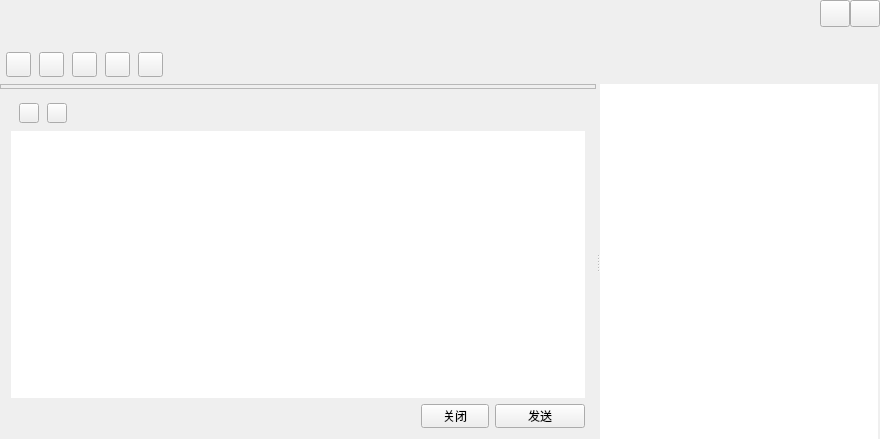
<?xml version="1.0" encoding="UTF-8"?>
<ui version="4.0">
 <class>TalkWindow</class>
 <widget class="QWidget" name="TalkWindow">
  <property name="geometry">
   <rect>
    <x>0</x>
    <y>0</y>
    <width>880</width>
    <height>439</height>
   </rect>
  </property>
  <property name="windowTitle">
   <string>TalkWindow</string>
  </property>
  <layout class="QVBoxLayout" name="verticalLayout_6">
   <property name="spacing">
    <number>0</number>
   </property>
   <property name="leftMargin">
    <number>0</number>
   </property>
   <property name="topMargin">
    <number>0</number>
   </property>
   <property name="rightMargin">
    <number>0</number>
   </property>
   <property name="bottomMargin">
    <number>0</number>
   </property>
   <item>
    <widget class="QWidget" name="titleWidget" native="true">
     <property name="sizePolicy">
      <sizepolicy hsizetype="Expanding" vsizetype="Fixed">
       <horstretch>0</horstretch>
       <verstretch>0</verstretch>
      </sizepolicy>
     </property>
     <property name="minimumSize">
      <size>
       <width>0</width>
       <height>84</height>
      </size>
     </property>
     <property name="maximumSize">
      <size>
       <width>16777215</width>
       <height>84</height>
      </size>
     </property>
     <property name="bottomskin" stdset="0">
      <bool>true</bool>
     </property>
     <layout class="QVBoxLayout" name="verticalLayout">
      <property name="spacing">
       <number>0</number>
      </property>
      <property name="leftMargin">
       <number>6</number>
      </property>
      <property name="topMargin">
       <number>0</number>
      </property>
      <property name="rightMargin">
       <number>0</number>
      </property>
      <property name="bottomMargin">
       <number>0</number>
      </property>
      <item>
       <layout class="QHBoxLayout" name="horizontalLayout">
        <property name="spacing">
         <number>0</number>
        </property>
        <item>
         <widget class="QLabel" name="nameLabel">
          <property name="sizePolicy">
           <sizepolicy hsizetype="Expanding" vsizetype="Fixed">
            <horstretch>0</horstretch>
            <verstretch>0</verstretch>
           </sizepolicy>
          </property>
          <property name="minimumSize">
           <size>
            <width>0</width>
            <height>27</height>
           </size>
          </property>
          <property name="maximumSize">
           <size>
            <width>16777215</width>
            <height>27</height>
           </size>
          </property>
          <property name="font">
           <font>
            <family>AcadEref</family>
            <pointsize>12</pointsize>
           </font>
          </property>
          <property name="text">
           <string/>
          </property>
         </widget>
        </item>
        <item>
         <widget class="QPushButton" name="sysmin">
          <property name="sizePolicy">
           <sizepolicy hsizetype="Fixed" vsizetype="Fixed">
            <horstretch>0</horstretch>
            <verstretch>0</verstretch>
           </sizepolicy>
          </property>
          <property name="minimumSize">
           <size>
            <width>30</width>
            <height>27</height>
           </size>
          </property>
          <property name="maximumSize">
           <size>
            <width>30</width>
            <height>27</height>
           </size>
          </property>
          <property name="focusPolicy">
           <enum>Qt::ClickFocus</enum>
          </property>
          <property name="statusTip">
           <string>最小化</string>
          </property>
          <property name="text">
           <string/>
          </property>
          <property name="iconSize">
           <size>
            <width>30</width>
            <height>30</height>
           </size>
          </property>
         </widget>
        </item>
        <item>
         <widget class="QPushButton" name="sysclose">
          <property name="sizePolicy">
           <sizepolicy hsizetype="Fixed" vsizetype="Fixed">
            <horstretch>0</horstretch>
            <verstretch>0</verstretch>
           </sizepolicy>
          </property>
          <property name="minimumSize">
           <size>
            <width>30</width>
            <height>27</height>
           </size>
          </property>
          <property name="maximumSize">
           <size>
            <width>30</width>
            <height>27</height>
           </size>
          </property>
          <property name="focusPolicy">
           <enum>Qt::ClickFocus</enum>
          </property>
          <property name="statusTip">
           <string>关闭</string>
          </property>
          <property name="text">
           <string/>
          </property>
          <property name="iconSize">
           <size>
            <width>30</width>
            <height>30</height>
           </size>
          </property>
         </widget>
        </item>
       </layout>
      </item>
      <item>
       <widget class="QLabel" name="signLabel">
        <property name="sizePolicy">
         <sizepolicy hsizetype="Expanding" vsizetype="Fixed">
          <horstretch>0</horstretch>
          <verstretch>0</verstretch>
         </sizepolicy>
        </property>
        <property name="maximumSize">
         <size>
          <width>16777215</width>
          <height>20</height>
         </size>
        </property>
        <property name="sizeIncrement">
         <size>
          <width>0</width>
          <height>20</height>
         </size>
        </property>
        <property name="font">
         <font>
          <family>AcadEref</family>
          <pointsize>10</pointsize>
         </font>
        </property>
        <property name="text">
         <string/>
        </property>
       </widget>
      </item>
      <item>
       <widget class="QWidget" name="funWidget" native="true">
        <property name="sizePolicy">
         <sizepolicy hsizetype="Expanding" vsizetype="Expanding">
          <horstretch>0</horstretch>
          <verstretch>0</verstretch>
         </sizepolicy>
        </property>
        <property name="minimumSize">
         <size>
          <width>0</width>
          <height>34</height>
         </size>
        </property>
        <property name="maximumSize">
         <size>
          <width>16777215</width>
          <height>600</height>
         </size>
        </property>
        <layout class="QHBoxLayout" name="horizontalLayout_2">
         <property name="spacing">
          <number>8</number>
         </property>
         <property name="leftMargin">
          <number>0</number>
         </property>
         <property name="topMargin">
          <number>0</number>
         </property>
         <property name="rightMargin">
          <number>6</number>
         </property>
         <property name="bottomMargin">
          <number>0</number>
         </property>
         <item>
          <widget class="QPushButton" name="addtoolbtn">
           <property name="sizePolicy">
            <sizepolicy hsizetype="Fixed" vsizetype="Fixed">
             <horstretch>0</horstretch>
             <verstretch>0</verstretch>
            </sizepolicy>
           </property>
           <property name="minimumSize">
            <size>
             <width>25</width>
             <height>25</height>
            </size>
           </property>
           <property name="maximumSize">
            <size>
             <width>25</width>
             <height>25</height>
            </size>
           </property>
           <property name="text">
            <string/>
           </property>
           <property name="hasborder" stdset="0">
            <bool>true</bool>
           </property>
          </widget>
         </item>
         <item>
          <widget class="QPushButton" name="addhumanBtn">
           <property name="sizePolicy">
            <sizepolicy hsizetype="Fixed" vsizetype="Fixed">
             <horstretch>0</horstretch>
             <verstretch>0</verstretch>
            </sizepolicy>
           </property>
           <property name="minimumSize">
            <size>
             <width>25</width>
             <height>25</height>
            </size>
           </property>
           <property name="maximumSize">
            <size>
             <width>25</width>
             <height>25</height>
            </size>
           </property>
           <property name="text">
            <string/>
           </property>
           <property name="hasborder" stdset="0">
            <bool>true</bool>
           </property>
          </widget>
         </item>
         <item>
          <widget class="QPushButton" name="appBtn">
           <property name="sizePolicy">
            <sizepolicy hsizetype="Fixed" vsizetype="Fixed">
             <horstretch>0</horstretch>
             <verstretch>0</verstretch>
            </sizepolicy>
           </property>
           <property name="minimumSize">
            <size>
             <width>25</width>
             <height>25</height>
            </size>
           </property>
           <property name="maximumSize">
            <size>
             <width>25</width>
             <height>25</height>
            </size>
           </property>
           <property name="text">
            <string/>
           </property>
           <property name="hasborder" stdset="0">
            <bool>true</bool>
           </property>
          </widget>
         </item>
         <item>
          <widget class="QPushButton" name="videoBtn">
           <property name="sizePolicy">
            <sizepolicy hsizetype="Fixed" vsizetype="Fixed">
             <horstretch>0</horstretch>
             <verstretch>0</verstretch>
            </sizepolicy>
           </property>
           <property name="minimumSize">
            <size>
             <width>25</width>
             <height>25</height>
            </size>
           </property>
           <property name="maximumSize">
            <size>
             <width>25</width>
             <height>25</height>
            </size>
           </property>
           <property name="text">
            <string/>
           </property>
           <property name="hasborder" stdset="0">
            <bool>true</bool>
           </property>
          </widget>
         </item>
         <item>
          <widget class="QPushButton" name="toolsetBtn">
           <property name="sizePolicy">
            <sizepolicy hsizetype="Fixed" vsizetype="Fixed">
             <horstretch>0</horstretch>
             <verstretch>0</verstretch>
            </sizepolicy>
           </property>
           <property name="minimumSize">
            <size>
             <width>25</width>
             <height>25</height>
            </size>
           </property>
           <property name="maximumSize">
            <size>
             <width>25</width>
             <height>25</height>
            </size>
           </property>
           <property name="text">
            <string/>
           </property>
           <property name="hasborder" stdset="0">
            <bool>true</bool>
           </property>
          </widget>
         </item>
         <item>
          <spacer name="horizontalSpacer">
           <property name="orientation">
            <enum>Qt::Horizontal</enum>
           </property>
           <property name="sizeHint" stdset="0">
            <size>
             <width>700</width>
             <height>20</height>
            </size>
           </property>
          </spacer>
         </item>
        </layout>
       </widget>
      </item>
     </layout>
    </widget>
   </item>
   <item>
    <widget class="QSplitter" name="splitter">
     <property name="sizePolicy">
      <sizepolicy hsizetype="Expanding" vsizetype="Expanding">
       <horstretch>0</horstretch>
       <verstretch>0</verstretch>
      </sizepolicy>
     </property>
     <property name="orientation">
      <enum>Qt::Horizontal</enum>
     </property>
     <widget class="QSplitter" name="bodySplitter">
      <property name="orientation">
       <enum>Qt::Vertical</enum>
      </property>
      <property name="handleWidth">
       <number>1</number>
      </property>
      <property name="childrenCollapsible">
       <bool>false</bool>
      </property>
      <widget class="QWidget" name="bodyWidget" native="true">
       <property name="sizePolicy">
        <sizepolicy hsizetype="Expanding" vsizetype="Expanding">
         <horstretch>0</horstretch>
         <verstretch>0</verstretch>
        </sizepolicy>
       </property>
       <layout class="QVBoxLayout" name="verticalLayout_4">
        <property name="spacing">
         <number>0</number>
        </property>
        <property name="leftMargin">
         <number>0</number>
        </property>
        <property name="topMargin">
         <number>0</number>
        </property>
        <property name="rightMargin">
         <number>0</number>
        </property>
        <property name="bottomMargin">
         <number>0</number>
        </property>
        <item>
         <widget class="QFrame" name="frameWidget">
          <property name="sizePolicy">
           <sizepolicy hsizetype="Expanding" vsizetype="Expanding">
            <horstretch>0</horstretch>
            <verstretch>0</verstretch>
           </sizepolicy>
          </property>
          <property name="frameShape">
           <enum>QFrame::StyledPanel</enum>
          </property>
          <property name="frameShadow">
           <enum>QFrame::Raised</enum>
          </property>
          <layout class="QVBoxLayout" name="verticalLayout_3">
           <property name="spacing">
            <number>0</number>
           </property>
           <property name="leftMargin">
            <number>0</number>
           </property>
           <property name="topMargin">
            <number>1</number>
           </property>
           <property name="rightMargin">
            <number>0</number>
           </property>
           <property name="bottomMargin">
            <number>1</number>
           </property>
           <item>
            <widget class="MsgWebView" name="msgWidget" native="true"/>
           </item>
          </layout>
         </widget>
        </item>
       </layout>
      </widget>
      <widget class="QWidget" name="bottomWidget" native="true">
       <property name="sizePolicy">
        <sizepolicy hsizetype="Expanding" vsizetype="Fixed">
         <horstretch>0</horstretch>
         <verstretch>0</verstretch>
        </sizepolicy>
       </property>
       <property name="minimumSize">
        <size>
         <width>0</width>
         <height>138</height>
        </size>
       </property>
       <property name="maximumSize">
        <size>
         <width>16777215</width>
         <height>400</height>
        </size>
       </property>
       <layout class="QVBoxLayout" name="verticalLayout_2">
        <item>
         <widget class="QWidget" name="moduleWidet" native="true">
          <property name="sizePolicy">
           <sizepolicy hsizetype="Expanding" vsizetype="Fixed">
            <horstretch>0</horstretch>
            <verstretch>0</verstretch>
           </sizepolicy>
          </property>
          <property name="minimumSize">
           <size>
            <width>0</width>
            <height>24</height>
           </size>
          </property>
          <property name="maximumSize">
           <size>
            <width>16777215</width>
            <height>24</height>
           </size>
          </property>
          <layout class="QHBoxLayout" name="horizontalLayout_3">
           <property name="spacing">
            <number>8</number>
           </property>
           <property name="leftMargin">
            <number>8</number>
           </property>
           <property name="topMargin">
            <number>0</number>
           </property>
           <property name="rightMargin">
            <number>8</number>
           </property>
           <property name="bottomMargin">
            <number>0</number>
           </property>
           <item>
            <widget class="QPushButton" name="faceBtn">
             <property name="sizePolicy">
              <sizepolicy hsizetype="Fixed" vsizetype="Fixed">
               <horstretch>0</horstretch>
               <verstretch>0</verstretch>
              </sizepolicy>
             </property>
             <property name="minimumSize">
              <size>
               <width>20</width>
               <height>20</height>
              </size>
             </property>
             <property name="maximumSize">
              <size>
               <width>20</width>
               <height>20</height>
              </size>
             </property>
             <property name="text">
              <string/>
             </property>
             <property name="hasborder" stdset="0">
              <bool>true</bool>
             </property>
            </widget>
           </item>
           <item>
            <widget class="QPushButton" name="fileopenBtn">
             <property name="sizePolicy">
              <sizepolicy hsizetype="Fixed" vsizetype="Fixed">
               <horstretch>0</horstretch>
               <verstretch>0</verstretch>
              </sizepolicy>
             </property>
             <property name="minimumSize">
              <size>
               <width>20</width>
               <height>20</height>
              </size>
             </property>
             <property name="maximumSize">
              <size>
               <width>20</width>
               <height>20</height>
              </size>
             </property>
             <property name="text">
              <string/>
             </property>
             <property name="hasborder" stdset="0">
              <bool>true</bool>
             </property>
            </widget>
           </item>
           <item>
            <spacer name="horizontalSpacer_2">
             <property name="orientation">
              <enum>Qt::Horizontal</enum>
             </property>
             <property name="sizeHint" stdset="0">
              <size>
               <width>519</width>
               <height>20</height>
              </size>
             </property>
            </spacer>
           </item>
          </layout>
         </widget>
        </item>
        <item>
         <widget class="QMsgTextEdit" name="textEdit">
          <property name="contextMenuPolicy">
           <enum>Qt::NoContextMenu</enum>
          </property>
          <property name="frameShape">
           <enum>QFrame::NoFrame</enum>
          </property>
         </widget>
        </item>
        <item>
         <layout class="QHBoxLayout" name="horizontalLayout_4">
          <item>
           <spacer name="horizontalSpacer_3">
            <property name="orientation">
             <enum>Qt::Horizontal</enum>
            </property>
            <property name="sizeHint" stdset="0">
             <size>
              <width>348</width>
              <height>20</height>
             </size>
            </property>
           </spacer>
          </item>
          <item>
           <widget class="QToolButton" name="closeBtn">
            <property name="minimumSize">
             <size>
              <width>68</width>
              <height>24</height>
             </size>
            </property>
            <property name="maximumSize">
             <size>
              <width>68</width>
              <height>24</height>
             </size>
            </property>
            <property name="text">
             <string>关闭</string>
            </property>
           </widget>
          </item>
          <item>
           <widget class="QToolButton" name="sendBtn">
            <property name="minimumSize">
             <size>
              <width>90</width>
              <height>24</height>
             </size>
            </property>
            <property name="maximumSize">
             <size>
              <width>90</width>
              <height>24</height>
             </size>
            </property>
            <property name="text">
             <string>发送</string>
            </property>
           </widget>
          </item>
         </layout>
        </item>
       </layout>
      </widget>
     </widget>
     <widget class="QWidget" name="widget" native="true">
      <property name="sizePolicy">
       <sizepolicy hsizetype="Expanding" vsizetype="Expanding">
        <horstretch>0</horstretch>
        <verstretch>0</verstretch>
       </sizepolicy>
      </property>
      <property name="minimumSize">
       <size>
        <width>280</width>
        <height>0</height>
       </size>
      </property>
      <property name="maximumSize">
       <size>
        <width>280</width>
        <height>16777215</height>
       </size>
      </property>
      <layout class="QVBoxLayout" name="verticalLayout_5">
       <property name="spacing">
        <number>0</number>
       </property>
       <property name="leftMargin">
        <number>0</number>
       </property>
       <property name="topMargin">
        <number>0</number>
       </property>
       <property name="rightMargin">
        <number>0</number>
       </property>
       <property name="bottomMargin">
        <number>0</number>
       </property>
       <item>
        <widget class="QScrollArea" name="scrollArea">
         <property name="frameShape">
          <enum>QFrame::NoFrame</enum>
         </property>
         <property name="horizontalScrollBarPolicy">
          <enum>Qt::ScrollBarAlwaysOff</enum>
         </property>
         <property name="widgetResizable">
          <bool>true</bool>
         </property>
         <widget class="QWidget" name="scrollAreaWidgetContents_2">
          <property name="geometry">
           <rect>
            <x>0</x>
            <y>0</y>
            <width>280</width>
            <height>355</height>
           </rect>
          </property>
          <property name="sizePolicy">
           <sizepolicy hsizetype="Expanding" vsizetype="Expanding">
            <horstretch>0</horstretch>
            <verstretch>0</verstretch>
           </sizepolicy>
          </property>
          <widget class="QTreeWidget" name="treeWidget">
           <property name="geometry">
            <rect>
             <x>0</x>
             <y>0</y>
             <width>278</width>
             <height>355</height>
            </rect>
           </property>
           <property name="frameShape">
            <enum>QFrame::NoFrame</enum>
           </property>
           <property name="horizontalScrollBarPolicy">
            <enum>Qt::ScrollBarAlwaysOff</enum>
           </property>
           <property name="editTriggers">
            <set>QAbstractItemView::AllEditTriggers</set>
           </property>
           <property name="indentation">
            <number>0</number>
           </property>
           <property name="headerHidden">
            <bool>true</bool>
           </property>
           <column>
            <property name="text">
             <string notr="true">1</string>
            </property>
           </column>
          </widget>
         </widget>
        </widget>
       </item>
      </layout>
     </widget>
    </widget>
   </item>
  </layout>
 </widget>
 <layoutdefault spacing="6" margin="11"/>
 <customwidgets>
  <customwidget>
   <class>QMsgTextEdit</class>
   <extends>QTextEdit</extends>
   <header location="global">qmsgtextedit.h</header>
  </customwidget>
  <customwidget>
   <class>MsgWebView</class>
   <extends>QWidget</extends>
   <header location="global">msgwebview.h</header>
   <container>1</container>
  </customwidget>
 </customwidgets>
 <resources/>
 <connections/>
</ui>
